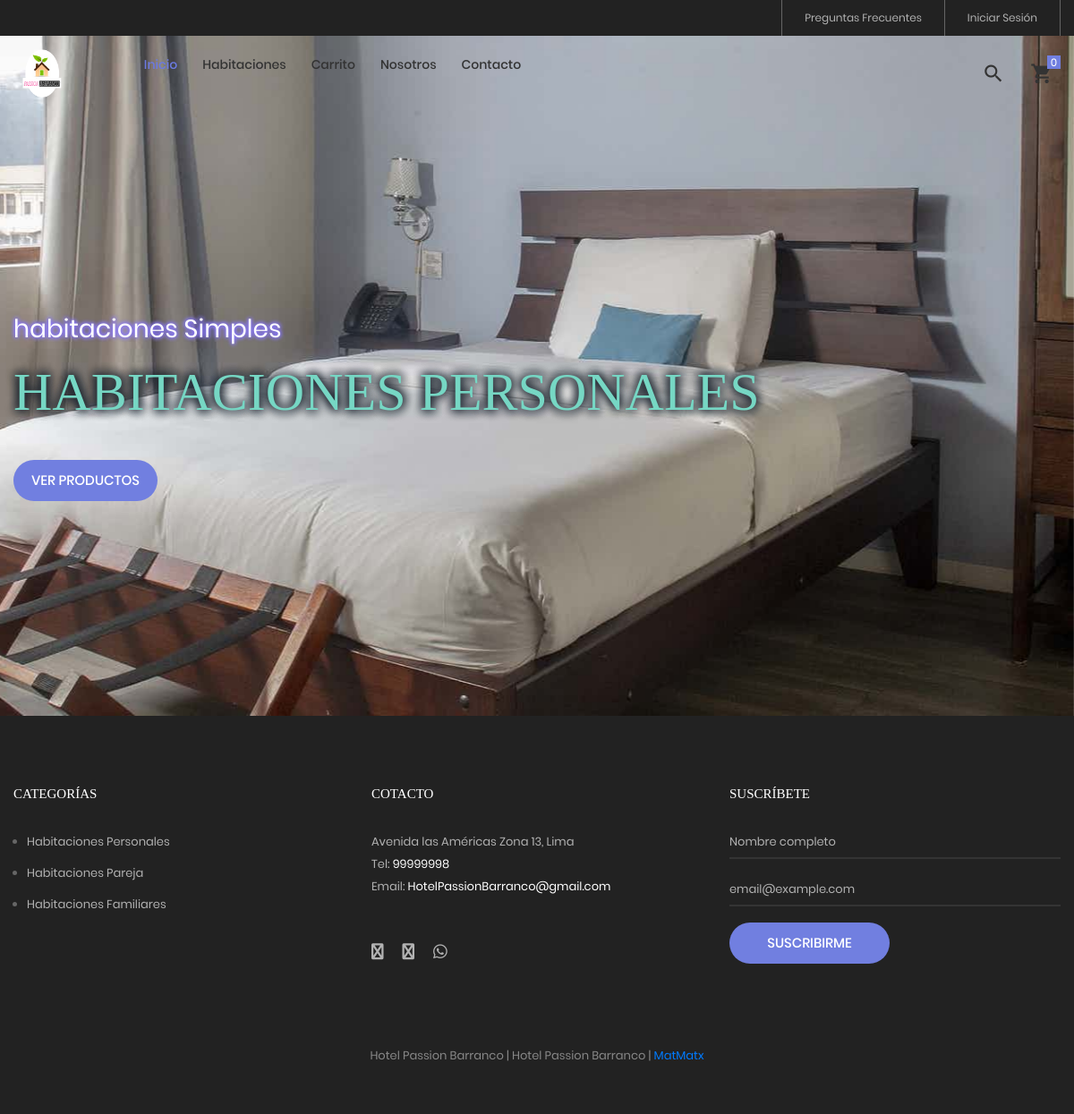
The page / on the database its author committed.
### tables this page shows
CREATE TABLE `categoria` (
  `idcategoria` bigint(20) NOT NULL,
  `nombre` varchar(255) NOT NULL,
  `descripcion` text NOT NULL,
  `portada` varchar(100) NOT NULL,
  `datecreated` datetime NOT NULL DEFAULT current_timestamp(),
  `ruta` varchar(255) NOT NULL,
  `status` int(11) NOT NULL DEFAULT 1
);

### Libraries/Core/Views.php (called while the page is built)
<?php
	class Views
	{
		function getView($controller,$view,$data="")
		{
			$controller = get_class($controller);
			if($controller == "Home"){
				$view = "Views/".$view.".php";
			}else{
				$view = "Views/".$controller."/".$view.".php";
			}
			require_once ($view);
		}
	}
 ?>

### Controllers/Home.php (called while the page is built, shortened)
<?php
	require_once("Models/TCategoria.php");
	class Home extends Controllers{
		public function home()
		{
			$data['page_tag'] = NOMBRE_EMPESA;
			$data['page_title'] = NOMBRE_EMPESA;
			$data['page_name'] = "tienda_virtual";
			$data['slider'] = $this->getCategoriasT(CAT_SLIDER);
			$data['banner'] = $this->getCategoriasT(CAT_BANNER);
			$data['productos'] = $this->getProductosT();
			$this->views->getView($this,"home",$data);
		}
	}
 ?>

### index.php (called while the page is built, shortened)
<?php
	require_once("Helpers/Helpers.php");
	require_once("Libraries/Core/Load.php");
 ?>

### Libraries/Core/Mysql.php (called while the page is built, shortened)
<?php
	class Mysql extends Conexion
	{
		private $conexion;
		function __construct()
		{
			$this->conexion = new Conexion();
			$this->conexion = $this->conexion->conect();
		}
		public function select_all(string $query)
		{
			$this->strquery = $query;
        	$result = $this->conexion->prepare($this->strquery);
			$result->execute();
        	$data = $result->fetchall(PDO::FETCH_ASSOC);
        	return $data;
		}
	}
 ?>

### Libraries/Core/Conexion.php (called while the page is built)
<?php
class Conexion{
	private $conect;
	public function __construct(){
		$connectionString = "mysql:host=".DB_HOST.";dbname=".DB_NAME.";charset=".DB_CHARSET;
		try{
			$this->conect = new PDO($connectionString, DB_USER, DB_PASSWORD);
			$this->conect->setAttribute(PDO::ATTR_ERRMODE, PDO::ERRMODE_EXCEPTION);
		}catch(PDOException $e){
			$this->conect = 'Error de conexión';
		    echo "ERROR: " . $e->getMessage();
		}
	}
	public function conect(){
		return $this->conect;
	}
}
?>

### Models/TCategoria.php (called while the page is built, shortened)
<?php
require_once("Libraries/Core/Mysql.php");
trait TCategoria{
	public function getCategoriasT(string $categorias){
		$this->con = new Mysql();
		$sql = "SELECT idcategoria, nombre, descripcion, portada, ruta
				 FROM categoria WHERE status != 0 AND idcategoria IN ($categorias)";
		$request = $this->con->select_all($sql);
		if(count($request) > 0){
			for ($c=0; $c < count($request) ; $c++) {
				$request[$c]['portada'] = BASE_URL.'/Assets/images/uploads/'.$request[$c]['portada'];
			}
		}
		return $request;
	}
}
 ?>

### Helpers/Helpers.php (called while the page is built, shortened)
<?php
	function base_url()
	{
		return BASE_URL;
	}
    function footerTienda($data="")
    {
        $view_footer = "Views/Template/footer_tienda.php";
        require_once ($view_footer);
    }
    function getCatFooter(){
        require_once ("Models/CategoriasModel.php");
        $objCategoria = new CategoriasModel();
        $request = $objCategoria->getCategoriasFooter();
        return $request;
    }
 ?>

### Models/CategoriasModel.php (called while the page is built, shortened)
<?php
	class CategoriasModel extends Mysql
	{
		public function getCategoriasFooter(){
			$sql = "SELECT idcategoria, nombre, descripcion, portada, ruta
					FROM categoria WHERE  status = 1 AND idcategoria IN (".CAT_FOOTER.")";
			$request = $this->select_all($sql);
			if(count($request) > 0){
				for ($c=0; $c < count($request) ; $c++) {
					$request[$c]['portada'] = BASE_URL.'/Assets/images/uploads/'.$request[$c]['portada'];
				}
			}
			return $request;
		}
	}
 ?>

### Views/home.php (the view, shortened to what this page needs)
<?php
	$arrSlider = $data['slider'];
 ?>
	<section class="section-slide">
		<div class="wrap-slick1">
			<div class="slick1">
			<?php
			for ($i=0; $i < count($arrSlider) ; $i++) {
				$ruta = $arrSlider[$i]['ruta'];
			 ?>
				<div class="item-slick1" style="background-image: url(<?= $arrSlider[$i]['portada'] ?>);">
					<div class="container h-full">
						<div class="flex-col-l-m h-full p-t-100 p-b-30 respon5">
							<div class="layer-slick1 animated visible-false" data-appear="fadeInDown" data-delay="0">
								<span class="ltext-101 cl2 respon2" style="color: white;text-shadow: 0 0 0.2em #87F, 0 0 0.2em #87F,0 0 0.2em #87F">
									<?= $arrSlider[$i]['descripcion'] ?>
								</span>
							</div>
							<div class="layer-slick1 animated visible-false" data-appear="fadeInUp" data-delay="800">
								<h2 class="ltext-201 cl2 p-t-19 p-b-43 respon1"  style=" color: #76D7C4;text-shadow: 0 0 0.2em #17202A, 0 0 0.2em #17202A,0 0 0.2em #17202A">
									<?= $arrSlider[$i]['nombre'] ?>
								</h2>
							</div>
							<div class="layer-slick1 animated visible-false" data-appear="zoomIn" data-delay="1600">
								<a href="<?= base_url().'/tienda/categoria/'.$arrSlider[$i]['idcategoria'].'/'.$ruta; ?>" class="flex-c-m stext-101 cl0 size-101 bg1 bor1 hov-btn1 p-lr-15 trans-04">
									Ver productos
								</a>
							</div>
						</div>
					</div>
				</div>
			<?php
			}
			?>
			</div>
		</div>
	</section>
<?php
	footerTienda($data);
 ?>

### Views/Template/footer_tienda.php (shortened to what this page needs)
	<?php
		$catFotter = getCatFooter();
	 ?>
	<footer class="bg3 p-t-75 p-b-32">
		<div class="container">
			<div class="row">
				<div class="col-sm-6 col-lg-4 p-b-50">
					<h4 class="stext-301 cl0 p-b-30">
						Categorías
					</h4>
					<?php if(count($catFotter) > 0){ ?>
					<ul>
						<?php foreach ($catFotter as $cat) { ?>
						<li class="p-b-10">
							<a href="<?= base_url() ?>/tienda/categoria/<?= $cat['idcategoria'].'/'.$cat['ruta'] ?>" class="stext-107 cl7 hov-cl1 trans-04">
								<?= $cat['nombre'] ?>
							</a>
						</li>
						<?php } ?>
					</ul>
					<?php } ?>
				</div>
				<div class="col-sm-6 col-lg-4 p-b-50">
					<h4 class="stext-301 cl0 p-b-30">
						Cotacto
					</h4>
					<p class="stext-107 cl7 size-201">
						<?= DIRECCION ?> <br>
						Tel: <a class="linkFooter" href="tel:<?= TELEMPRESA ?>"><?= TELEMPRESA ?></a><br>
						Email: <a class="linkFooter" href="mailto:<?= EMAIL_EMPRESA ?>"><?= EMAIL_EMPRESA ?></a>
					</p>
					<div class="p-t-27">
						<a href="<?= FACEBOOK ?>" target="_blanck" class="fs-18 cl7 hov-cl1 trans-04 m-r-16">
							<i class="fa fa-facebook"></i>
						</a>
						<a href="<?= INSTAGRAM ?>" target="_blanck"  class="fs-18 cl7 hov-cl1 trans-04 m-r-16">
							<i class="fa fa-instagram"></i>
						</a>
						<a href="https://wa.me/<?= WHATSAPP ?>" target="_blanck"  class="fs-18 cl7 hov-cl1 trans-04 m-r-16">
							<i class="fab fa-whatsapp"></i>
						</a>
					</div>
				</div>
				<div class="col-sm-6 col-lg-4 p-b-50">
					<h4 class="stext-301 cl0 p-b-30">
						Suscríbete
					</h4>
					<form id="frmSuscripcion" name="frmSuscripcion">
						<div class="wrap-input1 w-full p-b-4">
							<input class="input1 bg-none plh1 stext-107 cl7" type="text" id="nombreSuscripcion" name="nombreSuscripcion" placeholder="Nombre completo" required>
						</div>
						<br>
						<div class="wrap-input1 w-full p-b-4">
							<input class="input1 bg-none plh1 stext-107 cl7" type="email" id="emailSuscripcion" name="emailSuscripcion" placeholder="email@example.com" required >
						</div>
						<div class="p-t-18">
							<button class="flex-c-m stext-101 cl0 size-103 bg1 bor1 hov-btn2 p-lr-15 trans-04">
								Suscribirme
							</button>
						</div>
					</form>
				</div>
			</div>
			<div class="p-t-40">
				<p class="stext-107 cl6 txt-center">
					<?= NOMBRE_EMPESA; ?> | <?= WEB_EMPRESA; ?> | <a href="#" target="_blank">MatMatx</a>
				</p>
			</div>
		</div>
	</footer>
</body>
</html>

### Assets/tienda/css/main.css (style rules this page uses)
.container { max-width: 1380px; }
@media (max-width: 1600px) { .container { max-width: 1200px; } }
.slick-slide { outline: none !important; }
.container p { margin-bottom: 20px; }
.container ul, .container ol { margin-left: 15px; margin-bottom: 20px; }
.container ul, .container ul li { list-style: initial; }
.wrap-slick1 { position: relative; }
.item-slick1 { height: calc(100vh - 40px); background-size: cover; background-repeat: no-repeat; background-position: center center; }
.cl0 { color: #fff; }
.cl2 { color: #333; }
.cl6 { color: #888; }
.cl7 { color: #b2b2b2; }
.stext-101 { font-family: Poppins-Medium; font-size: 15px; line-height: 1.466667; text-transform: uppercase; }
.stext-107 { font-family: Poppins-Regular; font-size: 13px; line-height: 1.923; }
.stext-301 { font-family: Montserrat-Bold; font-size: 15px; line-height: 1.6; text-transform: uppercase; }
.ltext-101 { font-family: Poppins-Regular; font-size: 28px; line-height: 1.2857; }
.ltext-201 { font-family: PlayfairDisplay-Bold; font-size: 60px; line-height: 1.1; text-transform: uppercase; }
.size-101 { min-width: 161px; height: 46px; }
.size-103 { min-width: 179px; height: 46px; }
.size-201 { max-width: 270px; }
.bg-none { background-color: transparent; }
.bg1 { background-color: #717fe0; }
.bg3 { background-color: #222; }
.bor1 { border-radius: 23px; }
.wrap-input1 { position: relative; border-bottom: 2px solid rgba(204,204,204, 0.1); }
.input1 { background-color: transparent; width: 100%; }
.linkFooter { color: #FFF !important; }

### rows shown on the page
categoria: descripcion "habitaciones Simples", nombre "HABITACIONES PERSONALES", nombre "Habitaciones Personales"
categoria: nombre "Habitaciones Pareja"
categoria: nombre "Habitaciones Familiares"

### other values the page prints
DIRECCION "Avenida las Américas Zona 13, Lima"
TELEMPRESA "99999998"
EMAIL_EMPRESA "HotelPassionBarranco@gmail.com"
NOMBRE_EMPESA "Hotel Passion Barranco"
WEB_EMPRESA "Hotel Passion Barranco"
